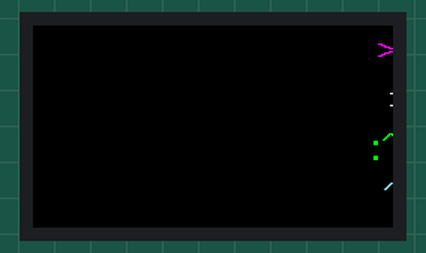
This sketch was run on a simulated ESP32. On the bench: 240×135 colour display. Random numbers use the default seed unless the sketch sets one.

Above: at 1.09 s.
At 5.73 s:
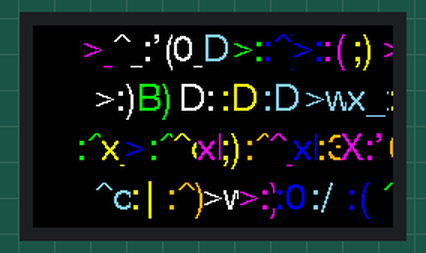
At 10.67 s:
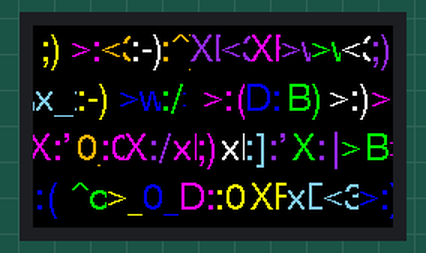
At 20.26 s:
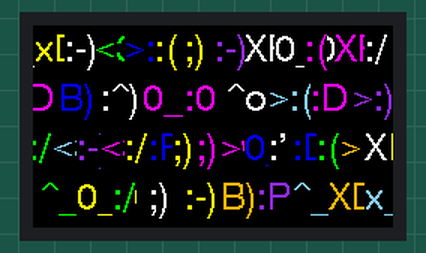
At 29.84 s:
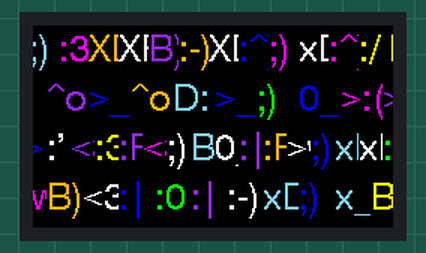
At 39.73 s:
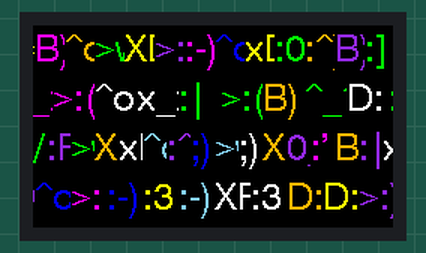

The sketch:

moduleInstallation1.ino
```cpp
#include <TFT_eSPI.h>
#include <SPI.h>
TFT_eSPI tft = TFT_eSPI();

#define SCREEN_WIDTH 240
#define SCREEN_HEIGHT 135
#define SPAWN_MARGIN 60
#define NUM_ROWS 4
#define SPRITE_WIDTH  (SCREEN_WIDTH + SPAWN_MARGIN)
#define SPRITE_HEIGHT 33
#define TEXT_Y 4
#define BG_COLOR TFT_BLACK

// 4 sprite objects
TFT_eSprite sprite1 = TFT_eSprite(&tft);
TFT_eSprite sprite2 = TFT_eSprite(&tft);
TFT_eSprite sprite3 = TFT_eSprite(&tft);
TFT_eSprite sprite4 = TFT_eSprite(&tft);
TFT_eSprite* rows[NUM_ROWS] = {&sprite1, &sprite2, &sprite3, &sprite4};

const char* emotiCons[] = {
  ":-)",
  "<3",
  "XD",
  ":D",
  "xD",
  "D:",
  ":3",
  ";)",
  ":/",
  "x_x",
  ">_<",
  ">w<",
  ":P",
  ":|",
  ":]",
  ":(",
  ">:)",
  ":^)",
  ":'(",
  "B)",
  ":0",
  ">:(",
  "XP",
  "^_^",
  "^o^",
  "0_0"
};
const int totalEmoticons = sizeof(emotiCons) / sizeof(emotiCons[0]);

const uint32_t colors[] = {
  TFT_WHITE,
  TFT_MAGENTA,
  TFT_SKYBLUE,
  TFT_YELLOW,
  TFT_BLUE,
  TFT_ORANGE,
  TFT_VIOLET,
  TFT_GREEN
};
const int totalColors = sizeof(colors) / sizeof(colors[0]);

// Per-row settings (Claude assistance)
int rowY[NUM_ROWS]          = {1, 34, 67, 100};
int spawnInterval[NUM_ROWS] = {450, 600, 350, 500};  // ms between new emoticons
int shiftPx[NUM_ROWS]       = {4, 4, 4, 4};          // px moved per step; change per row for different speeds
const int SHIFT_INTERVAL    = 25;                    // ms between steps

unsigned long spawnTimer[NUM_ROWS] = {0};
unsigned long shiftTimer[NUM_ROWS] = {0};

void setup() {
  Serial.begin(115200);
  tft.init();
  tft.setRotation(1);
  tft.fillScreen(BG_COLOR);

  for (int i = 0; i < NUM_ROWS; i++) {
    if (!rows[i]->createSprite(SPRITE_WIDTH, SPRITE_HEIGHT)) {
      Serial.printf("Sprite %d failed to allocate\n", i + 1);
    }
    rows[i]->fillSprite(BG_COLOR);
    rows[i]->setScrollRect(0, 0, SPRITE_WIDTH, SPRITE_HEIGHT, BG_COLOR);
    rows[i]->setTextFont(4);
    rows[i]->setTextSize(1);
  }
}

void loop() {
  unsigned long now = millis();

  for (int i = 0; i < NUM_ROWS; i++) {
    // Glide the row leftward (Claude Assistance)
    if (now - shiftTimer[i] >= SHIFT_INTERVAL) {
      shiftTimer[i] = now;
      rows[i]->scroll(-shiftPx[i], 0);
      rows[i]->pushSprite(0, rowY[i]);
    }

    // Drop a new emoticon just past the right edge of the screen, (Claude Assistance)
    if (now - spawnTimer[i] >= spawnInterval[i]) {
      spawnTimer[i] = now;
      rows[i]->setCursor(SCREEN_WIDTH + 5, TEXT_Y);
      rows[i]->setTextColor(colors[random(totalColors)], BG_COLOR);
      rows[i]->print(emotiCons[random(totalEmoticons)]);
    }
  }
}
```
